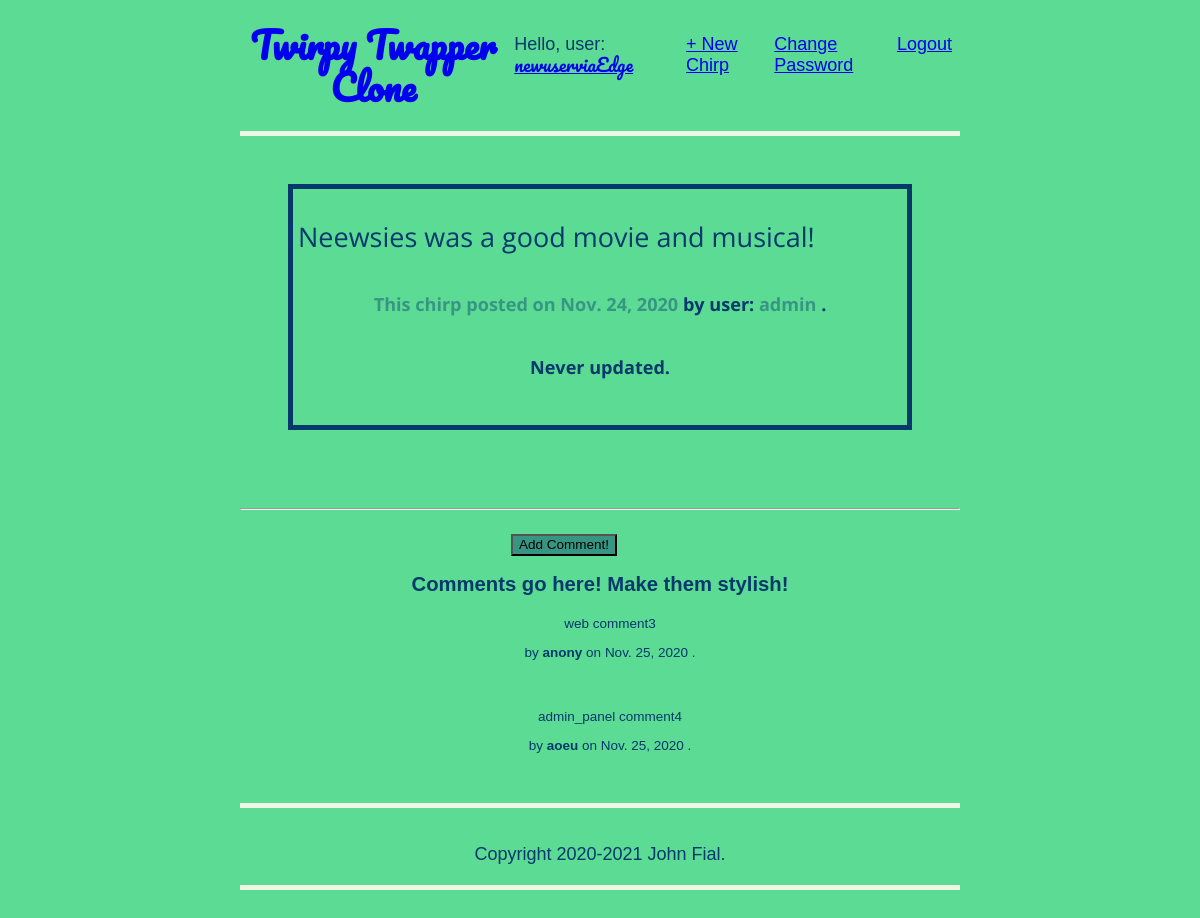
Screenshot of /posts_app/17/ (signed in) with the database file from the repository.
### posts_app/models.py (models this page shows, shortened)
class Post(models.Model):
    post_text = models.CharField(max_length=80)
    author = models.ForeignKey('auth.User', on_delete=models.CASCADE)
    created = models.DateField(auto_now_add=True)
    updated = models.DateField(auto_now=True) # useful, lookup
    class Meta:
        ordering = ['-created']

class Comment(models.Model):
    post = models.ForeignKey('posts_app.Post', on_delete=models.CASCADE, related_name='comments')
    author = models.CharField(max_length=60)
    comment_text = models.CharField(max_length=60) # 'text' in the djangogirls docs...
    created = models.DateField(auto_now_add=True) # 'created_date' in the djangogirls docs...
    approved_comment = models.BooleanField(default=False)

### posts_app/views.py (the view)
# urls.py: path('posts_app/<int:pk>/', views.PostDetailView.as_view(), name='detail'),
class PostDetailView(DetailView):
    model = Post
    template_name = 'post_detail.html'

### templates/post_detail.html (shortened to what this page needs)
{% extends 'base.html' %}
{% block content %}
      <div class="chirp">
          <p> {{ post.post_text | linebreaks }} </p>
          <h6><a href="{% url 'posts_app:detail' post.pk %}">This chirp posted on {{ post.created }}</a> by user: <a href="{% url 'users_app:profile' post.author.username %}">{{ post.author.username }} </a> .</h6>
        <h6>
        {% if post.updated != post.created %}
          <em>Updated on: {{ post.updated }} .</em>
        {% else %}
          Never updated.
        {% endif %}
        </h6>
      </div>
      <br>
      <hr>
      <div class="comments">
              <br>
              <form action=" {% url 'posts_app:add_comment_to_post' post.pk %}">
                <input type="submit" value="Add Comment!">
              </form>
        <h2>Comments go here! Make them stylish!</h2>
        {% for comment in post.comments.all %}
          {% if comment.approved_comment %}
            <div class="comment">
              <p>{{ comment.comment_text | linebreaks }}
                by <strong>{{ comment.author }}</strong> on {{ comment.created}} .
              </p>
              <br>
            </div>
          {% endif %}
        {% empty %}
        <p>No comments are here, yet. Why not write one and be #1?</p>
        {% endfor %}
      </div>
{% endblock content %}

### templates/base.html (shortened to what this page needs)
{% load static %}
<!DOCTYPE html>
<html>
    <head>
      <link rel="stylesheet" href="{% static 'css/github_necolas_normalize.css'%}">
      <link rel="stylesheet" href="{% static 'css/main.css'%}">
    </head>
  <body>
    <header>
      <div class="nav-left">
        <h1> <a href="{% url 'posts_app:home' %}">Twirpy Twapper Clone</a> </h1>
      </div>
      <div class="nav-right">
        {% if request.user.is_authenticated  %}
          <p>Hello, user: <a href="{% url 'users_app:profile' request.user.username %}" id="username"> {{ request.user.username }} </a></p>
          <p><a href="{% url 'posts_app:new_post'%}">+ New Chirp</a></p>
          <p><a href="{% url 'posts_app:change_password'%}">Change Password</a></p>
          <p><a href="{% url 'logout'%}">Logout</a></p>
        {% else %}
          <p><a href="{% url 'users_app:signup' %}">+ New User Creation</a></p>
          <p><a href="{% url 'login' %}">+ Existing User Login</a></p>
        {% endif %}
      </div>
    </header>
    <div class="chirp-container">
        {% block content %}
        {% endblock content %}
    </div>
    <footer>
    Copyright 2020-2021 John Fial.
    <br>
    <br>
    </footer>
  </body>
</html>

### static/css/main.css (style rules this page uses)
h1, h2, h3 , h4, h5, h6 { text-align: center; }
header { border-bottom: 5px solid #EDF7E1; margin-bottom: 18px; display: flex; }
header h1 a { text-decoration: none; }
.nav-left, #username { margin-right: auto; font-family: 'Pacifico', cursive; }
.nav-right { display: flex; padding-top: 1rem; }
.nav-right p { margin-left: 0.5rem; margin-right: 0.5rem; }
body { font-family: 'Libre Franklin', sans-serif; font-size: 18px; background-color: #5CDB95; color: #05386B; margin-left: 5%; margin-right: 5%; }
.chirp-container { border-bottom: 5px solid #EDF7E1; margin-bottom: 5%; }
.chirp { font-family: 'Open Sans', sans-serif; font-size: 150%; margin: 3rem; padding: 5px; border: 5px solid #05386B; }
.chirp h6 a, .chirp h6 a:visited { text-decoration: none; color: #379683; }
.chirp p { font-weight: 400; }
footer { text-align: center; border-bottom: 5px solid #EDF7E1; margin-bottom: 15%; }
.comments { font-size: 75%; text-align: center; background-color: rgb(197, 101, 32) 106, 38); }
.comment { text-align: center; background-color: rgb(214, 105, 28) 102, 43); margin: 20px 0px 20px 20px; }
form { display: flex; justify-content: center; max-width: 90%; }
input { background-color: #379683; color: rgb(0, 0, 0); }
@media (min-width: 700px) { body { margin-left: 15%; margin-right: 15%; } }
@media (min-width: 1000px) { body { margin-left: 20%; margin-right: 20%; } }

### rows the page displays
Post: post_text "Neewsies was a good movie and musical!", created "Nov. 24, 2020", author.username "admin"
Comment: comment_text "web comment3", author "anony", created "Nov. 25, 2020"
Comment: comment_text "admin_panel comment4", author "aoeu", created "Nov. 25, 2020"

### other values shown
{{ request.user.username }} "newuserviaEdge"
